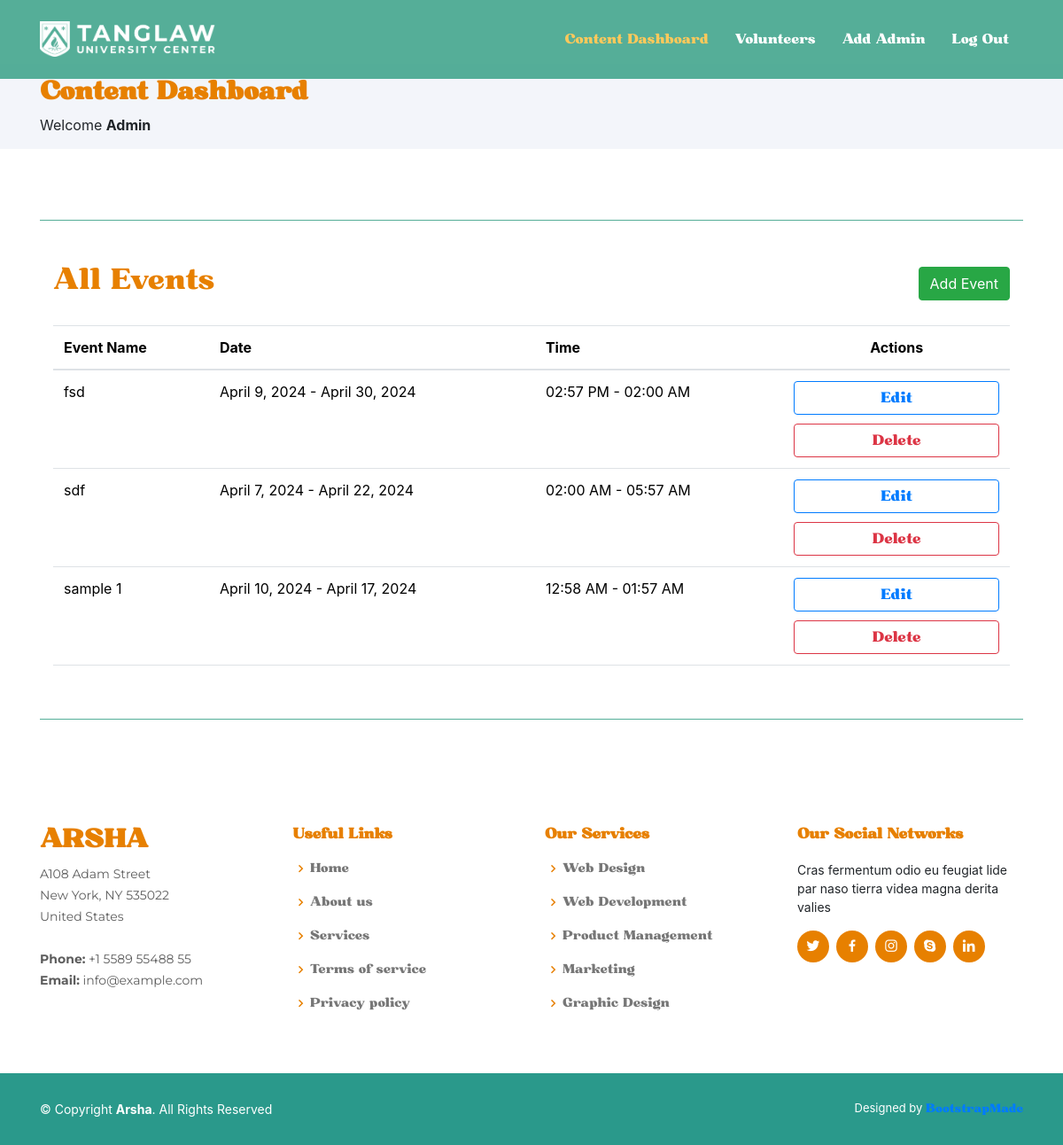
The app's page /admin/adminHome.php (signed in) with its own data.
### tables this page shows
CREATE TABLE `events` (
  `event_image` longblob NOT NULL,
  `event_name` varchar(255) NOT NULL,
  `event_location` varchar(255) NOT NULL,
  `event_contact_person` varchar(255) NOT NULL,
  `event_contact` varchar(11) NOT NULL,
  `event_date_start` date NOT NULL,
  `event_date_end` date NOT NULL,
  `event_time_start` time NOT NULL,
  `event_time_end` time NOT NULL,
  `event_content` mediumtext NOT NULL,
  `event_id` int(11) NOT NULL
);

### admin/adminHome.php (the view, shortened to what this page needs)
<?php
    if (!isset($_SESSION["admin"])) {
        header("Location: ../authentication/adminLogin.php");
    }  else {
        $admin = $_SESSION["admin"];
        $admin_fullname = $admin["admin_fullname"];
    }
?>
<!DOCTYPE html>
<html lang="en">
<head>
  <link href="../assets/vendor/aos/aos.css" rel="stylesheet">
  <link href="../assets/vendor/bootstrap/css/bootstrap.min.css" rel="stylesheet">
  <link href="../assets/vendor/bootstrap-icons/bootstrap-icons.css" rel="stylesheet">
  <link href="../assets/vendor/boxicons/css/boxicons.min.css" rel="stylesheet">
  <link href="../assets/vendor/glightbox/css/glightbox.min.css" rel="stylesheet">
  <link href="../assets/vendor/remixicon/remixicon.css" rel="stylesheet">
  <link href="../assets/vendor/swiper/swiper-bundle.min.css" rel="stylesheet">
  <link rel="stylesheet" href="https://stackpath.bootstrapcdn.com/bootstrap/4.5.2/css/bootstrap.min.css">
  <link href="../assets/css/style.css" rel="stylesheet">
  <link href="../assets/css/font.css" rel="stylesheet">
  <link rel="stylesheet" href="https://stackpath.bootstrapcdn.com/bootstrap/4.5.2/css/bootstrap.min.css">
</head>
<?php
    require_once("../db-connector.php");
    $query = "SELECT * FROM events";
    $stmt = $pdo_obj->query($query);
    $events = $stmt->fetchAll(PDO::FETCH_ASSOC);
?>
<body>
  <header id="header" class="fixed-top header-inner-pages">
    <div class="container d-flex align-items-center">
    <a href="adminHome.php" class="logo me-auto"><img src="../assets/img/logo.png" alt="" class="img-fluid"></a>
      <nav id="navbar" class="navbar">
      <ul>
        <li><a class="nav-link scrollto active" href="adminHome.php">Content Dashboard</a></li>
        <li><a class="nav-link scrollto" href="userDashboard.php">Volunteers</a></li>
        <li><a class="nav-link scrollto" href="addAdmin.php">Add Admin</a></li>
        <li><a class="nav-link scrollto" href="../authentication/logout.php">Log Out</a></li>
      </ul>
      </nav>
    </div>
  </header>
  <main id="main">
    <section id="breadcrumbs" class="breadcrumbs">
      <div class="container">
        <h2 class="header-text-2">Content Dashboard</h2>
        <?php
            echo "Welcome <b>".$admin_fullname."</b>";
        ?>
      </div>
    </section>
    <section class="inner-page">
      <div class="container">
      <div class="line"></div>
    <div class="container table-container">
<br>
<br>
  <div class="d-flex justify-content-between align-items-center">
    <h2 style="color:#e78000">All Events</h2>
    <a class="btn btn-success" href="addContent.php">Add Event</a>
  </div>
  <br>
  <table style="margin-bottom:60px;" class="table">
    <thead>
      <tr>
        <th>Event Name</th>
        <th>Date</th>
        <th>Time</th>
        <th style="text-align: center;">Actions</th>
      </tr>
    </thead>
    <tbody>
      <?php foreach ($events as $event): ?>
        <tr>
          <td><?php echo $event['event_name']; ?></td>
          <td><?php echo date("F j, Y", strtotime($event['event_date_start'])); ?> - <?php echo date("F j, Y", strtotime($event['event_date_end'])); ?></td>
          <td><?php echo date("h:i A", strtotime($event['event_time_start'])); ?> - <?php echo date("h:i A", strtotime($event['event_time_end'])); ?></td>
          <td>
          <a href="editContent.php?id=<?php echo $event['event_id']; ?>"><button style="margin-bottom:10px;" class="btn btn-outline-primary dash-button">Edit</button></a>
          <a href="deleteContent.php?id=<?php echo $event['event_id']; ?>"><button  class="btn btn-outline-danger dash-button">Delete</button>
          </td>
        </tr>
      <?php endforeach; ?>
    </tbody>
  </table>
</div>
      <div class="line"></div>
      </div>
    </section>
  </main>
  <footer id="footer">
    <div class="footer-top">
      <div class="container">
        <div class="row">
          <div class="col-lg-3 col-md-6 footer-contact">
            <h3>Arsha</h3>
            <p>
              A108 Adam Street <br>
              New York, NY 535022<br>
              United States <br><br>
              <strong>Phone:</strong> +1 5589 55488 55<br>
              <strong>Email:</strong> info@example.com<br>
            </p>
          </div>
          <div class="col-lg-3 col-md-6 footer-links">
            <h4>Useful Links</h4>
            <ul>
              <li><i class="bx bx-chevron-right"></i> <a href="#">Home</a></li>
              <li><i class="bx bx-chevron-right"></i> <a href="#">About us</a></li>
              <li><i class="bx bx-chevron-right"></i> <a href="#">Services</a></li>
              <li><i class="bx bx-chevron-right"></i> <a href="#">Terms of service</a></li>
              <li><i class="bx bx-chevron-right"></i> <a href="#">Privacy policy</a></li>
            </ul>
          </div>
          <div class="col-lg-3 col-md-6 footer-links">
            <h4>Our Services</h4>
            <ul>
              <li><i class="bx bx-chevron-right"></i> <a href="#">Web Design</a></li>
              <li><i class="bx bx-chevron-right"></i> <a href="#">Web Development</a></li>
              <li><i class="bx bx-chevron-right"></i> <a href="#">Product Management</a></li>
              <li><i class="bx bx-chevron-right"></i> <a href="#">Marketing</a></li>
              <li><i class="bx bx-chevron-right"></i> <a href="#">Graphic Design</a></li>
            </ul>
          </div>
          <div class="col-lg-3 col-md-6 footer-links">
            <h4>Our Social Networks</h4>
            <p>Cras fermentum odio eu feugiat lide par naso tierra videa magna derita valies</p>
            <div class="social-links mt-3">
              <a href="#" class="twitter"><i class="bx bxl-twitter"></i></a>
              <a href="#" class="facebook"><i class="bx bxl-facebook"></i></a>
              <a href="#" class="instagram"><i class="bx bxl-instagram"></i></a>
              <a href="#" class="google-plus"><i class="bx bxl-skype"></i></a>
              <a href="#" class="linkedin"><i class="bx bxl-linkedin"></i></a>
            </div>
          </div>
        </div>
      </div>
    </div>
    <div class="container footer-bottom clearfix">
      <div class="copyright">
        &copy; Copyright <strong><span>Arsha</span></strong>. All Rights Reserved
      </div>
      <div class="credits">
        Designed by <a href="https://bootstrapmade.com/">BootstrapMade</a>
      </div>
    </div>
  </footer>
</body>
</html>

### assets/css/style.css (style rules this page uses)
body { font-family: "Montserrat"; color: #444444; }
a { color: #e78000; text-decoration: none; font-family: "Bugaki"; }
h1, h2, h3, h4, h5, h6 { font-family: "Bugaki"; }
#header { transition: all 0.5s; z-index: 997; padding: 15px 0; }
#header.header-scrolled, #header.header-inner-pages { background: rgba(67, 166, 141, 0.9); }
#header .logo { font-size: 30px; margin: 0; padding: 0; line-height: 1; font-weight: 500; letter-spacing: 2px; text-transform: uppercase; }
#header .logo img { max-height: 40px; }
.navbar { padding: 0; }
.navbar ul { margin: 0; padding: 0; display: flex; list-style: none; align-items: center; }
.navbar li { position: relative; }
.navbar a, .navbar a:focus { display: flex; align-items: center; justify-content: space-between; padding: 10px 0 10px 30px; font-size: 15px; font-weight: 500; color: #fff; white-space: nowrap; transition: 0.3s; }
.navbar a:hover, .navbar .active, .navbar .active:focus, .navbar li:hover>a { color: #ffc95b; }
section { padding: 60px 0; overflow: hidden; }
.breadcrumbs { padding: 15px 0; background: #f3f5fa; min-height: 40px; margin-top: 72px; }
.breadcrumbs h2 { font-size: 28px; font-weight: 600; color: #e78000; }
#footer { font-size: 14px; background: #2a998b; }
#footer .footer-top { padding: 60px 0 30px 0; background: #fff; }
#footer .footer-top .footer-contact { margin-bottom: 30px; }
#footer .footer-top .footer-contact h3 { font-size: 28px; margin: 0 0 10px 0; padding: 2px 0 2px 0; line-height: 1; text-transform: uppercase; font-weight: 600; color: #e78000; }
#footer .footer-top .footer-contact p { font-size: 14px; line-height: 24px; margin-bottom: 0; font-family: "Montserrat"; color: #5e5e5e; }
#footer .footer-top h4 { font-size: 16px; font-weight: bold; color: #e78000; position: relative; padding-bottom: 12px; }
#footer .footer-top .footer-links { margin-bottom: 30px; }
#footer .footer-top .footer-links ul { list-style: none; padding: 0; margin: 0; }
#footer .footer-top .footer-links ul i { padding-right: 2px; color: #e78000; font-size: 18px; line-height: 1; }
#footer .footer-top .footer-links ul li { padding: 10px 0; display: flex; align-items: center; }
#footer .footer-top .footer-links ul li:first-child { padding-top: 0; }
#footer .footer-top .footer-links ul a { color: #777777; transition: 0.3s; display: inline-block; line-height: 1; }
#footer .footer-top .social-links a { font-size: 18px; display: inline-block; background: #e78000; color: #fff; line-height: 1; padding: 8px 0; margin-right: 4px; border-radius: 50%; text-align: center; width: 36px; height: 36px; transition: 0.3s; }
#footer .footer-bottom { padding-top: 30px; padding-bottom: 30px; color: #fff; }
#footer .copyright { float: left; }
#footer .credits { float: right; font-size: 13px; }
#footer .credits a { transition: 0.3s; }
.line { margin-top: 20px; border-top: 1px solid rgba(67, 166, 141, 0.9); }
.dash-button { display:flex; justify-content:flex-end; width:100%; padding:0 }

### records on screen
events: event_name "fsd", event_date_start "April 9, 2024", event_date_end "April 30, 2024", event_time_start "02:57 PM", event_time_end "02:00 AM"
events: event_name "sdf", event_date_start "April 7, 2024", event_date_end "April 22, 2024", event_time_start "02:00 AM", event_time_end "05:57 AM"
events: event_name "sample 1", event_date_start "April 10, 2024", event_date_end "April 17, 2024", event_time_start "12:58 AM", event_time_end "01:57 AM"

### other values on screen
$admin_fullname "Admin"
